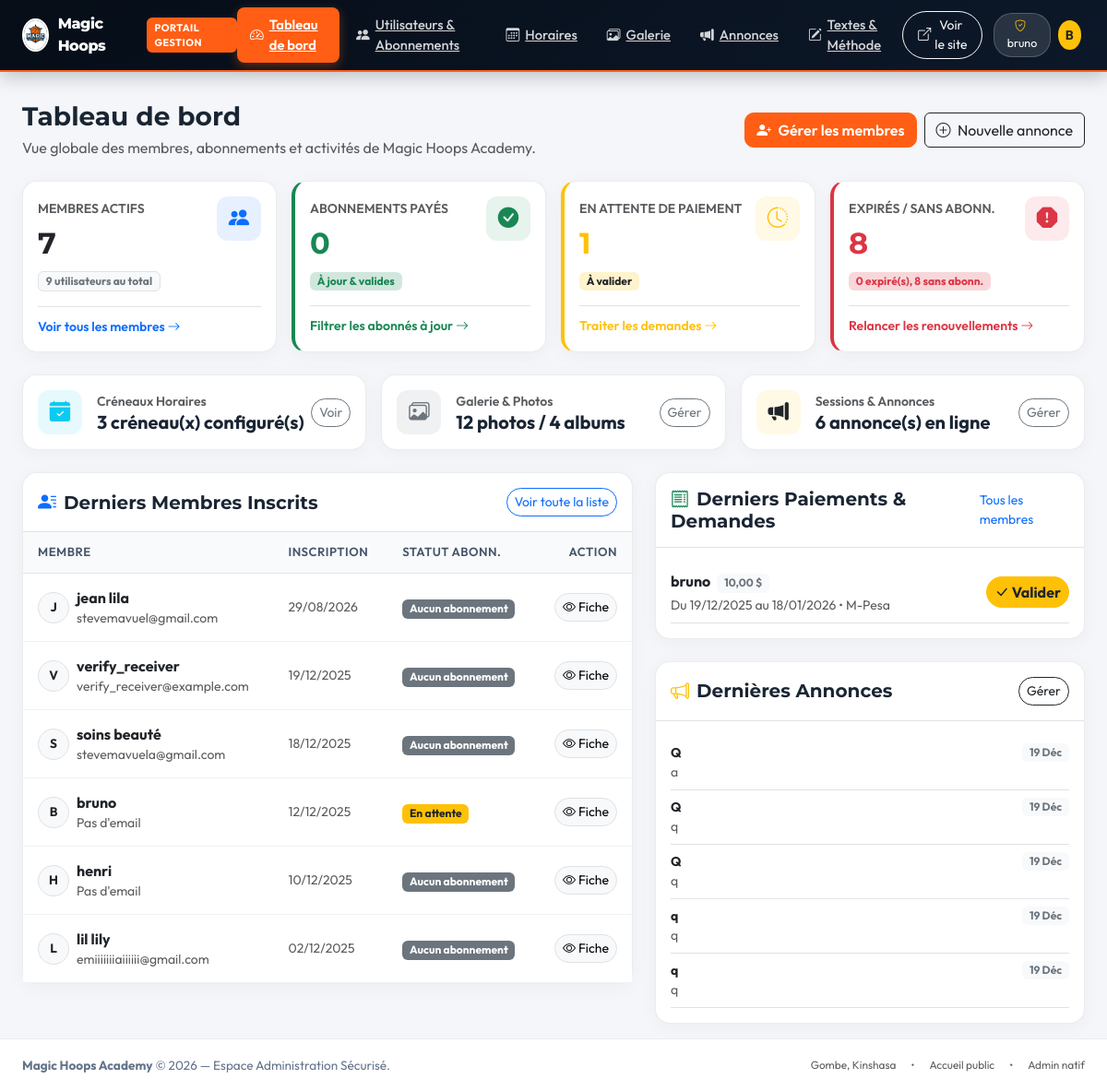
Before: /gestion/ (signed in) with the older database file.
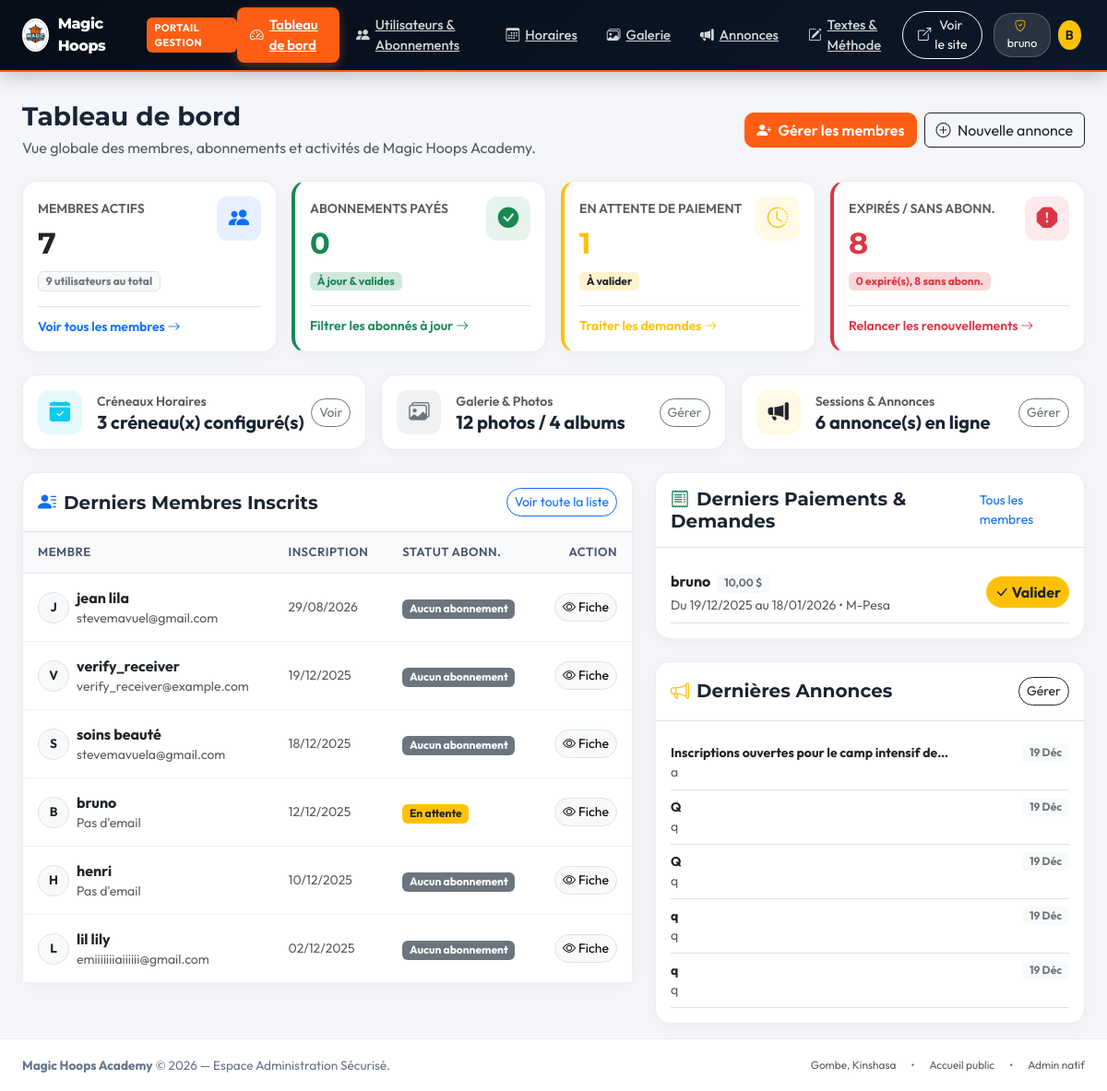
After: the same page with the newer database file.
### announcements/models.py (models this page shows, shortened)
class Annonce(models.Model):
    TYPE_ACTUALITE = 'actualite'
    TYPE_SESSION = 'session'
    TYPE_EVENEMENT = 'evenement'
    TYPE_PARCOURS = 'parcours'
    TYPES_ANNONCE = [
        (TYPE_ACTUALITE, 'Actualité'),
        (TYPE_SESSION, 'Session de basket'),
        (TYPE_EVENEMENT, 'Événement'),
        (TYPE_PARCOURS, 'Parcours / programme'),
    ]
    titre = models.CharField(max_length=200)
    slug = models.SlugField(max_length=220, unique=True, blank=True, null=True)
    message = models.TextField()
    resume_seo = models.CharField(
        max_length=180,
        blank=True,
        help_text="Résumé court utilisé par Google, ChatGPT et les partages sociaux."
    )
    type_annonce = models.CharField(max_length=20, choices=TYPES_ANNONCE, default=TYPE_ACTUALITE)
    date_debut = models.DateTimeField(null=True, blank=True, help_text="À remplir pour une session ou un événement.")
    date_fin = models.DateTimeField(null=True, blank=True)
    lieu = models.CharField(max_length=255, blank=True, default="Terrain principal, Gombe, Kinshasa")
    inscription_url = models.URLField(blank=True, help_text="Lien d'inscription ou de contact si disponible.")
    date_publication = models.DateTimeField(auto_now_add=True)
    cible = models.CharField(
        max_length=50,
        choices=[('tous', 'Tous les membres'), ('categorie', 'Par catégorie'), ('individuel', 'Membres sélectionnés')],
        default='tous'
    )
    image = models.ImageField(upload_to='announcements/', blank=True, null=True)
    auteur = models.ForeignKey(User, on_delete=models.SET_NULL, null=True, blank=True)
    membres_cibles = models.ManyToManyField(User, blank=True, related_name='annonces_ciblees')
    class Meta:
        ordering = ['-date_publication']

### main/admin_portal_views.py (the view)
# urls.py: path('gestion/', admin_portal_views.admin_dashboard, name='admin_dashboard'),
@staff_required
def admin_dashboard(request):
    today = timezone.localdate()
    all_users = list(User.objects.select_related('profile').prefetch_related('abonnements').all())
    total_users_count = len(all_users)
    total_members_count = sum(1 for u in all_users if not u.is_staff)
    count_paye = 0
    count_en_attente = 0
    count_expire = 0
    count_aucun = 0
    for u in all_users:
        st = compute_user_subscription_status(u, today)
        code = st['code']
        if code == 'paye':
            count_paye += 1
        elif code == 'en_attente':
            count_en_attente += 1
        elif code == 'expire':
            count_expire += 1
        else:
            count_aucun += 1
    count_expire_ou_sans = count_expire + count_aucun
    total_photos = GalleryPhoto.objects.count()
    total_albums = GalleryAlbum.objects.count()
    total_annonces = Annonce.objects.count()
    total_schedules = Schedule.objects.count()
    recent_users = User.objects.select_related('profile').prefetch_related('abonnements').order_by('-date_joined')[:6]
    for u in recent_users:
        u.sub_status = compute_user_subscription_status(u, today)
    recent_abonnements = Abonnement.objects.select_related('membre').order_by('-id')[:6]
    recent_annonces = Annonce.objects.order_by('-date_publication')[:5]
    context = {
        'total_users': total_users_count,
        'total_members': total_members_count,
        'count_paye': count_paye,
        'count_en_attente': count_en_attente,
        'count_expire': count_expire,
        'count_aucun': count_aucun,
        'count_expire_ou_sans': count_expire_ou_sans,
        'total_photos': total_photos,
        'total_albums': total_albums,
        'total_annonces': total_annonces,
        'total_schedules': total_schedules,
        'recent_users': recent_users,
        'recent_abonnements': recent_abonnements,
        'recent_annonces': recent_annonces,
    }
    return render(request, 'admin_portal/dashboard.html', context)

### main/admin_portal_views.py (called while the page is built)
def staff_required(view_func):
    @login_required
    @wraps(view_func)
    def _wrapped_view(request, *args, **kwargs):
        if not request.user.is_staff:
            raise PermissionDenied("Accès réservé aux administrateurs de Magic Hoops Academy.")
        return view_func(request, *args, **kwargs)
    return _wrapped_view

### shop/cart.py (called while the page is built)
    def __len__(self):
        return sum(item['quantity'] for item in self.cart.values())

    def get_total_price(self):
        return sum(Decimal(item['price']) * item['quantity'] for item in self.cart.values())

### shop/context_processors.py (called while the page is built)
def cart_context(request):
    try:
        cart = Cart(request)
        return {
            'cart': cart,
            'cart_count': len(cart),
            'cart_total_usd': cart.get_total_price(),
        }
    except Exception:
        return {
            'cart': None,
            'cart_count': 0,
            'cart_total_usd': 0,
        }

### main/templates/admin_portal/dashboard.html (shortened to what the changed rows need)
{% extends 'admin_portal/base_admin.html' %}
{% load static %}
{% block content %}
<div class="d-flex justify-content-between align-items-center flex-wrap gap-2 mb-4">
    <div>
        <h1 class="h3 fw-bold mb-1">Tableau de bord</h1>
    </div>
</div>
<div class="row g-3 mb-4">
    <div class="col-sm-6 col-xl-3">
        <div class="admin-card p-3 admin-card-hover h-100">
            <div class="d-flex justify-content-between align-items-start">
                <div>
                    <h2 class="h2 fw-bold text-dark my-2">{{ total_members }}</h2>
                </div>
            </div>
        </div>
    </div>
    <div class="col-sm-6 col-xl-3">
        <div class="admin-card p-3 admin-card-hover h-100" style="border-left: 4px solid #198754;">
            <div class="d-flex justify-content-between align-items-start">
                <div>
                    <h2 class="h2 fw-bold text-success my-2">{{ count_paye }}</h2>
                </div>
            </div>
        </div>
    </div>
    <div class="col-sm-6 col-xl-3">
        <div class="admin-card p-3 admin-card-hover h-100" style="border-left: 4px solid #FFC107;">
            <div class="d-flex justify-content-between align-items-start">
                <div>
                    <h2 class="h2 fw-bold text-warning my-2">{{ count_en_attente }}</h2>
                </div>
            </div>
        </div>
    </div>
    <div class="col-sm-6 col-xl-3">
        <div class="admin-card p-3 admin-card-hover h-100" style="border-left: 4px solid #DC3545;">
            <div class="d-flex justify-content-between align-items-start">
                <div>
                    <h2 class="h2 fw-bold text-danger my-2">{{ count_expire_ou_sans }}</h2>
                </div>
            </div>
        </div>
    </div>
</div>
<div class="row g-4">
    <div class="col-lg-7">
        <div class="admin-card">
            <div class="p-3 border-bottom d-flex justify-content-between align-items-center">
                <h2 class="h5 fw-bold mb-0"><i class="bi bi-person-lines-fill text-primary me-2"></i>Derniers Membres Inscrits</h2>
            </div>
            <div class="table-responsive">
                <table class="table admin-table mb-0">
                    <thead>
                        <tr>
                            <th>Membre</th>
                            <th>Inscription</th>
                            <th>Statut Abonn.</th>
                            <th class="text-end">Action</th>
                        </tr>
                    </thead>
                </table>
            </div>
        </div>
    </div>
    <div class="col-lg-5">
        <div class="admin-card mb-4">
            <div class="p-3 border-bottom d-flex justify-content-between align-items-center">
                <h2 class="h5 fw-bold mb-0"><i class="bi bi-receipt text-success me-2"></i>Derniers Paiements & Demandes</h2>
            </div>
        </div>
        <div class="admin-card">
            <div class="p-3 border-bottom d-flex justify-content-between align-items-center">
                <h2 class="h5 fw-bold mb-0"><i class="bi bi-megaphone text-warning me-2"></i>Dernières Annonces</h2>
            </div>
            <div class="p-3">
                {% for ann in recent_annonces %}
                <div class="py-2 border-bottom {% if forloop.last %}border-0{% endif %}">
                    <div class="d-flex justify-content-between align-items-center">
                        <strong class="text-dark small text-truncate" style="max-width: 70%;">{{ ann.titre }}</strong>
                        <span class="badge bg-light text-secondary small">{{ ann.date_publication|date:"d M" }}</span>
                    </div>
                    <p class="text-muted small mb-0 text-truncate">{{ ann.message|striptags }}</p>
                </div>
                {% empty %}
                <div class="text-muted text-center py-3 small">Aucune annonce publiée.</div>
                {% endfor %}
            </div>
        </div>
    </div>
</div>
{% endblock %}

Changed rows visible on the page:
changed Annonce: titre "Q" → "Inscriptions ouvertes pour le camp intensif de…"
